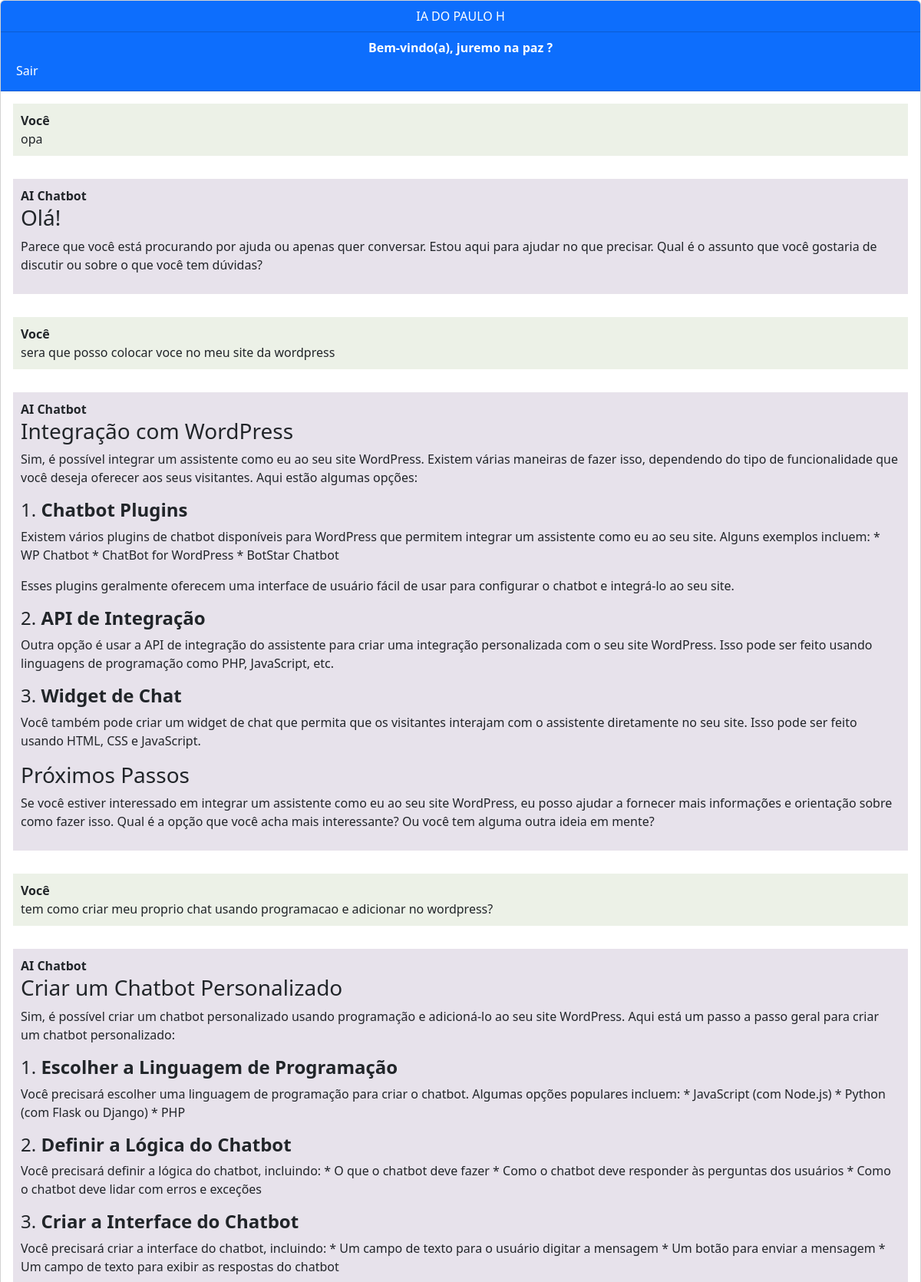
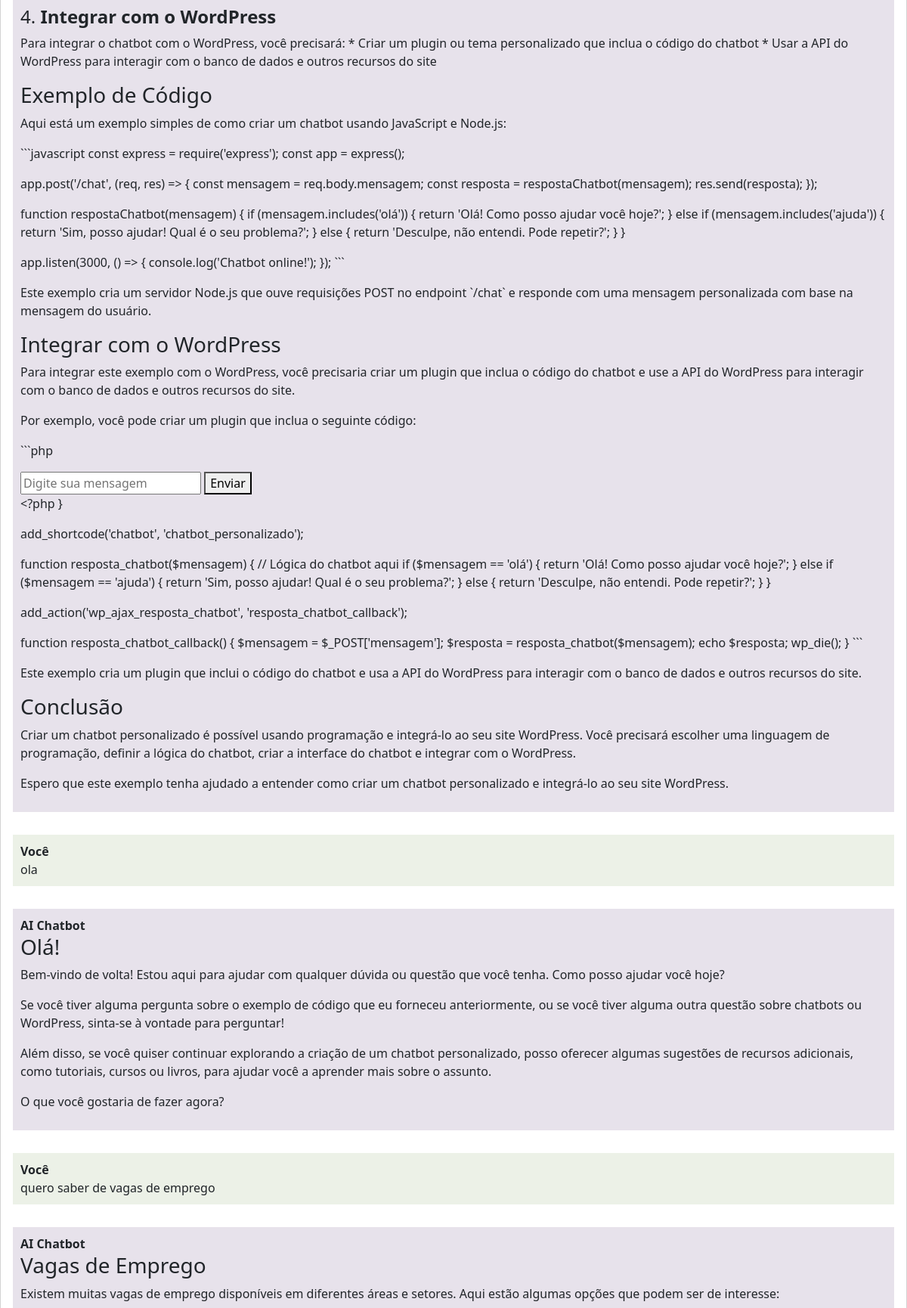
Screenshot of / (signed in, upper part) with the database file from the repository (2 pictures, top to bottom).
### chatbot/models.py (models this page shows, shortened)
class Chat(models.Model):
    user = models.ForeignKey(User, on_delete=models.PROTECT, null=True)
    message = models.TextField()
    response = models.TextField()
    created_at = models.DateTimeField(auto_now_add=True)

### chatbot/views.py (the view, shortened to what this page needs)
# urls.py: path('',views.chatbot,name='chatbot'),
@login_required
def chatbot(request):
    chats=Chat.objects.filter(user=request.user)
    return render(request,'chatbot.html',{'chats':chats})

### core/templates/chatbot.html (shortened to what this page needs)
{% extends 'base.html' %}
{% block content %}
<div class="chat-container">
  <div class="card flex-grow-1">
    <div class="card-header bg-primary text-white text-center">
      IA DO PAULO H
    </div>
    <div class="card-header bg-primary text-white text-center">
      <b>Bem-vindo(a), {{user.username}} na paz ?</b>
      <form action="{% url 'logout' %}" method="post" id="logout-form" class="nav-link px-0 align-middle">
        <button type="submit" class="btn btn-link text-decoration-none text-reset nav-link px-0 align-middle">
          <span class="ms-1 align-middle">Sair</span>
        </button>
      </form>
    </div>
    <div class="card-body messages-box">
      <ul class="list-unstyled messages-list">
        {% for chat in chats %}
          <li class="message sent">
            <div class="message-text">
              <div class="message-sender">
                <b>Você</b>
              </div>
              <div class="message-content">
                {{chat.message}}
              </div>
            </div>
          </li>
          <li class="message received">
            <div class="message-text">
              <div class="message-sender">
                <b>AI Chatbot</b>
              </div>
              <div class="markdown-content">
                {{chat.response|safe}}
              </div>
            </div>
          </li>
        {% endfor %}
      </ul>
    </div>
    <br><br>
    <br><br>
    <br><br>
  </div>
</div>
{% endblock %}

### core/templates/base.html (shortened to what this page needs)
<!DOCTYPE html>
<html lang="pt-br">
  <head>
    <link href="https://cdn.jsdelivr.net/npm/bootstrap@5.3.3/dist/css/bootstrap.min.css" rel="stylesheet">
  </head>
  <body>
    {% block content %}
    {% endblock %}
  </body>
</html>

### core/templates/chatbot.html (style rules this page uses)
body, html { height: 100%; }
.messages-box { flex: 1; overflow-y: auto; }
.messages-list { padding-left: 0; }
.message { margin-bottom: 30px; list-style: none; }
.message-text { padding: 10px; border-radius: 5px; }
.sent { background-color: #ecf1e7; align-self: flex-end; }
.received { background-color: #e7e2eb; align-self: flex-start; }
.chat-container { height: 100%; display: flex; flex-direction: column; }

### rows the page displays
Chat: message "opa", response "Olá! Parece que você está procurando por ajuda ou apenas quer conversar. Estou aqui para ajudar no que precisar. Qual é o assunto que você gostaria de discutir ou sobre o que você tem dúvidas?"
Chat: message "sera que posso colocar voce no meu site da wordpress", response "Integração com WordPress Sim, é possível integrar um assistente como eu ao seu site WordPress. Existem várias maneiras de fazer isso, dependendo do tipo de funcionalidade que você deseja oferecer aos seus visitantes. Aqui estão algumas opções: 1. Chatbot Plugins Existem vários plugins de chatbot disponíveis para WordPress que permitem integrar um assistente como eu ao seu site. Alguns exemplos incluem: * WP Chatbot * ChatBot for WordPress * BotStar Chatbot Esses plugins geralmente oferecem uma interface de usuário fácil de usar para configurar o chatbot e integrá-lo ao seu site. 2. API de Integração Outra opção é usar a API de integração do assistente para criar uma integração personalizada…"
Chat: message "tem como criar meu proprio chat usando programacao e adicionar no wordpress?"
Chat: message "ola", response "Olá! Bem-vindo de volta! Estou aqui para ajudar com qualquer dúvida ou questão que você tenha. Como posso ajudar você hoje? Se você tiver alguma pergunta sobre o exemplo de código que eu forneceu anteriormente, ou se você tiver alguma outra questão sobre chatbots ou WordPress, sinta-se à vontade para perguntar! Além disso, se você quiser continuar explorando a criação de um chatbot personalizado, posso oferecer algumas sugestões de recursos adicionais, como tutoriais, cursos ou livros, para ajudar você a aprender mais sobre o assunto. O que você gostaria de fazer agora?"
Chat: message "quero saber de vagas de emprego", response "Vagas de Emprego Existem muitas vagas de emprego disponíveis em diferentes áreas e setores. Aqui estão algumas opções que podem ser de interesse:"

### other values shown
{{ user.username }} "juremo"
